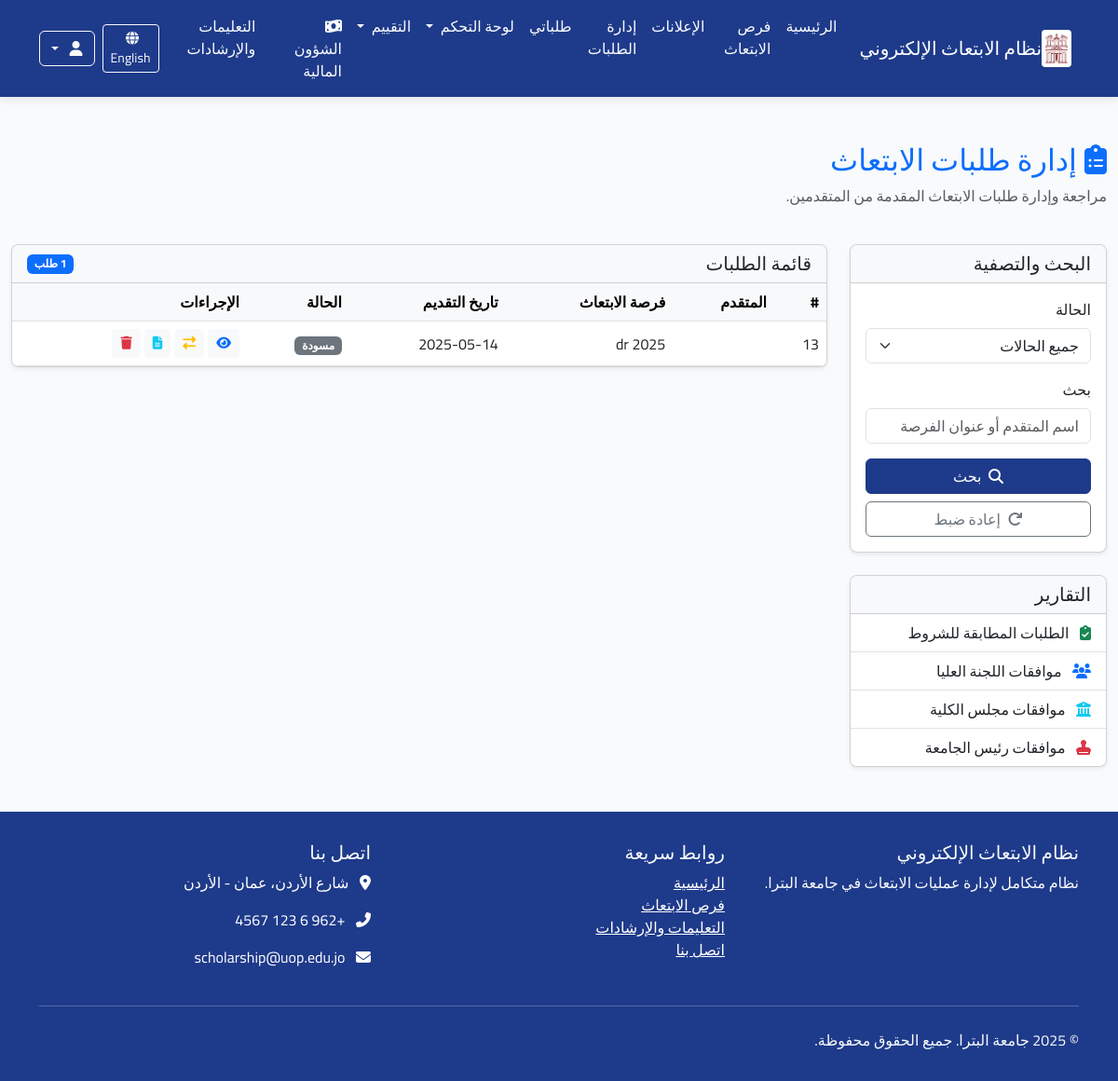
/ar/applications/ (signed in), run on an earlier commit of the app's database.
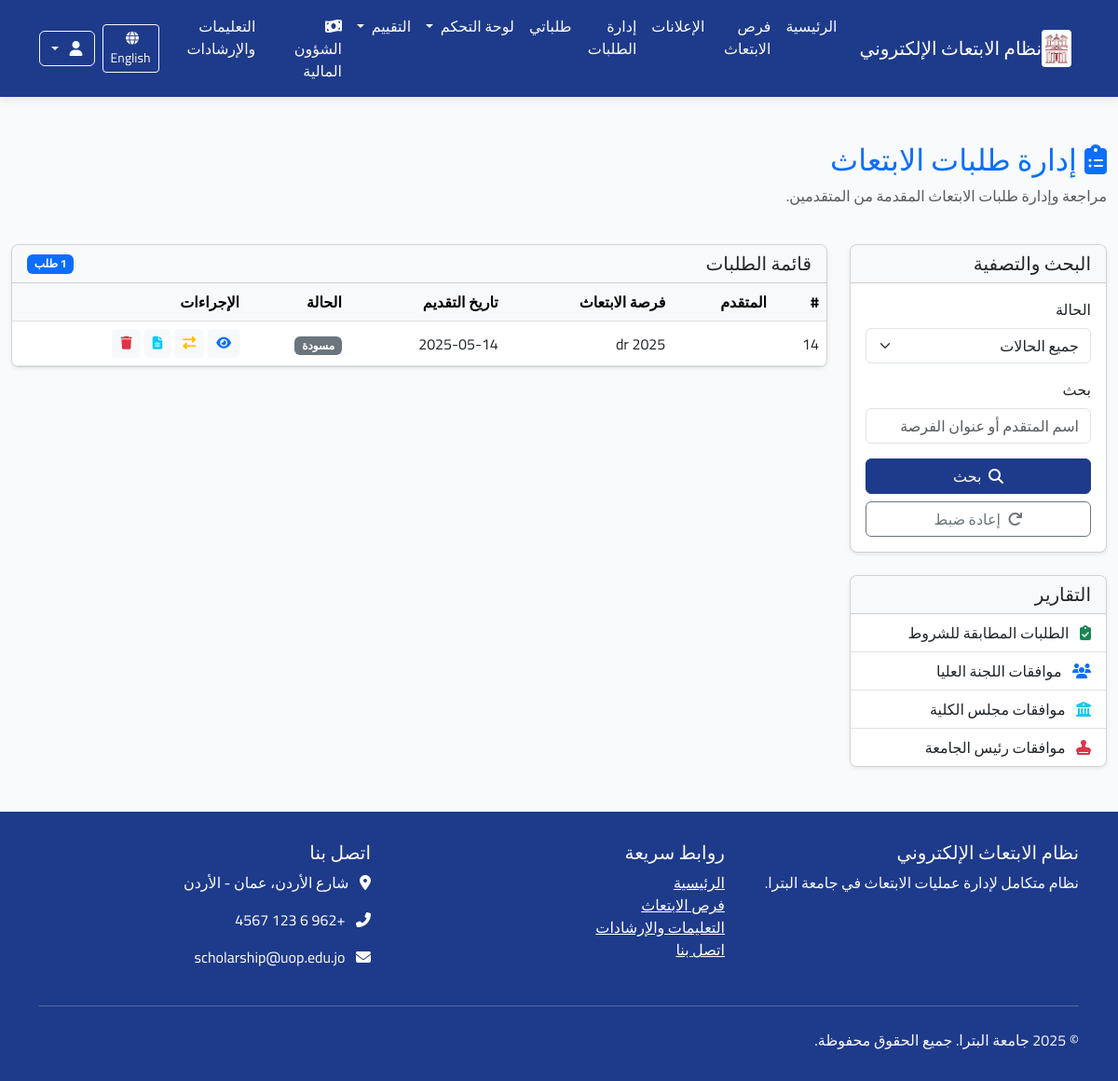
And on a later commit of the database.
### applications/models.py (models this page shows, shortened)
class Application(models.Model):
    scholarship = models.ForeignKey(Scholarship, verbose_name=_("فرصة الابتعاث"), on_delete=models.CASCADE,
                                    related_name="applications")
    applicant = models.ForeignKey(User, verbose_name=_("المتقدم"), on_delete=models.CASCADE,
                                  related_name="applications")
    status = models.ForeignKey(ApplicationStatus, verbose_name=_("حالة الطلب"), on_delete=models.PROTECT,
                               related_name="applications")
    application_date = models.DateTimeField(_("تاريخ التقديم"), auto_now_add=True)
    last_update = models.DateTimeField(_("آخر تحديث"), auto_now=True)
    motivation_letter = models.TextField(_("خطاب الدوافع"),
                                         help_text=_("اشرح لماذا تريد التقدم لهذه الفرصة وما هي أهدافك"))
    research_proposal = models.TextField(_("مقترح البحث"), blank=True, null=True,
                                         help_text=_("إذا كان الابتعاث لدراسة الدكتوراه، أرفق مقترح البحث الخاص بك"))
    comments = models.TextField(_("ملاحظات إضافية"), blank=True, null=True,
                                help_text=_("أي معلومات إضافية تود إضافتها لطلبك"))
    acceptance_letter = models.BooleanField(_("هل لديك قبول مبدئي؟"), default=False)
    acceptance_university = models.CharField(_("اسم الجامعة التي لديك قبول فيها"), max_length=200, blank=True,
                                             null=True)
    admin_notes = models.TextField(_("ملاحظات إدارية"), blank=True, null=True)
    class Meta:
        verbose_name = _("طلب ابتعاث")
        verbose_name_plural = _("طلبات الابتعاث")
        ordering = ['-application_date']
        unique_together = ['scholarship', 'applicant']

class ApplicationStatus(models.Model):
    name = models.CharField(_("اسم الحالة"), max_length=100)
    description = models.TextField(_("الوصف"), blank=True, null=True)
    order = models.PositiveSmallIntegerField(_("الترتيب"), default=0)
    requires_attachment = models.BooleanField(_("تتطلب مرفقات"), default=False)
    class Meta:
        verbose_name = _("حالة الطلب")
        verbose_name_plural = _("حالات الطلبات")
        ordering = ['order']
    def __str__(self):
        return self.name

### announcements/models.py (models this page shows, shortened)
class Scholarship(models.Model):
    STATUS_CHOICES = (
        ('draft', _('مسودة')),
        ('published', _('منشور')),
        ('closed', _('مغلق')),
    )
    title = models.CharField(_("العنوان"), max_length=200)
    scholarship_type = models.ForeignKey(ScholarshipType, verbose_name=_("نوع الابتعاث"), on_delete=models.CASCADE,
                                         related_name="scholarships")
    description = models.TextField(_("الوصف"))
    requirements = models.TextField(_("المتطلبات"))
    benefits = models.TextField(_("المميزات"), blank=True, null=True)
    countries = models.CharField(_("الدول المتاحة"), max_length=255, blank=True, null=True)
    universities = models.TextField(_("الجامعات المتاحة"), blank=True, null=True)
    deadline = models.DateTimeField(_("الموعد النهائي للتقديم"))
    publication_date = models.DateTimeField(_("تاريخ النشر"), default=timezone.now)
    status = models.CharField(_("الحالة"), max_length=20, choices=STATUS_CHOICES, default='draft')
    max_applicants = models.PositiveIntegerField(_("الحد الأقصى للمتقدمين"), default=0, help_text=_("0 يعني غير محدود"))
    eligibility_criteria = models.TextField(_("معايير الأهلية"), blank=True, null=True)
    application_process = models.TextField(_("عملية التقديم"), blank=True, null=True)
    contact_info = models.TextField(_("معلومات الاتصال"), blank=True, null=True)
    attachment = models.FileField(_("مرفق"), upload_to='scholarship_attachments/', blank=True, null=True)
    created_by = models.ForeignKey(User, verbose_name=_("تم إنشاؤه بواسطة"), on_delete=models.CASCADE,
                                   related_name="created_scholarships")
    updated_at = models.DateTimeField(_("تم التحديث في"), auto_now=True)
    class Meta:
        verbose_name = _("فرصة ابتعاث")
        verbose_name_plural = _("فرص الابتعاث")
        ordering = ['-publication_date']

### applications/views.py (the view, shortened to what this page needs)
# urls.py: path('applications/', views.admin_applications_list, name='admin_applications_list'),
@login_required
@permission_required('applications.view_application')
def admin_applications_list(request):
    status_filter = request.GET.get('status')
    search_query = request.GET.get('search', '')
    applications = Application.objects.all().order_by('-application_date')
    if status_filter:
        applications = applications.filter(status_id=status_filter)
    paginator = Paginator(applications, 10)
    page = request.GET.get('page')
    applications_page = paginator.get_page(page)
    statuses = ApplicationStatus.objects.all()
    context = {
        'applications': applications_page,
        'statuses': statuses,
        'status_filter': status_filter,
        'search_query': search_query,
    }
    return render(request, 'applications/admin_applications_list.html', context)

### core/context_processors.py (called while the page is built)
def user_role(request):
    role = 'anonymous'
    if request.user.is_authenticated:
        role = request.user.profile.role
    return {
        'user_role': role
    }

### applications/templates/applications/admin_applications_list.html (shortened to what the changed rows need)
{% extends 'base.html' %}
{% load i18n %}
{% load static %}
{% block content %}
<div class="container-fluid my-5">
    <div class="row">
        <div class="col-12 mb-4">
            <h2 class="text-primary">
                <i class="fas fa-clipboard-list me-2"></i>{% trans "إدارة طلبات الابتعاث" %}
            </h2>
        </div>
        <div class="col-md-9">
            <div class="card shadow-sm">
                <div class="card-body p-0">
                    <div class="table-responsive">
                        <table class="table table-hover align-middle mb-0">
                            <thead class="table-light">
                                <tr>
                                    <th scope="col">#</th>
                                    <th scope="col">{% trans "المتقدم" %}</th>
                                    <th scope="col">{% trans "فرصة الابتعاث" %}</th>
                                    <th scope="col">{% trans "تاريخ التقديم" %}</th>
                                    <th scope="col">{% trans "الحالة" %}</th>
                                    <th scope="col">{% trans "الإجراءات" %}</th>
                                </tr>
                            </thead>
                            <tbody>
                                {% for application in applications %}
                                <tr>
                                    <td>{{ application.id }}</td>
                                    <td>{{ application.applicant.get_full_name }}</td>
                                    <td>{{ application.scholarship.title }}</td>
                                    <td>{{ application.application_date|date:"Y-m-d" }}</td>
                                    <td>
                                        {% if application.status.order == 1 %}
                                            <span class="badge bg-secondary">{{ application.status }}</span>
                                        {% elif application.status.order == 2 %}
                                            <span class="badge bg-info">{{ application.status }}</span>
                                        {% elif application.status.order == 3 %}
                                            <span class="badge bg-success">{{ application.status }}</span>
                                        {% elif application.status.order == 4 %}
                                            <span class="badge bg-danger">{{ application.status }}</span>
                                        {% elif application.status.order == 5 %}
                                            <span class="badge bg-primary">{{ application.status }}</span>
                                        {% elif application.status.order == 6 %}
                                            <span class="badge bg-danger">{{ application.status }}</span>
                                        {% elif application.status.order == 7 %}
                                            <span class="badge bg-primary">{{ application.status }}</span>
                                        {% elif application.status.order == 8 %}
                                            <span class="badge bg-danger">{{ application.status }}</span>
                                        {% elif application.status.order == 9 %}
                                            <span class="badge bg-success">{{ application.status }}</span>
                                        {% elif application.status.order == 10 %}
                                            <span class="badge bg-danger">{{ application.status }}</span>
                                        {% else %}
                                            <span class="badge bg-secondary">{{ application.status }}</span>
                                        {% endif %}
                                    </td>
                                    <td>
                                        <div class="d-flex flex-wrap gap-1">
                                            <a href="{% url 'applications:application_detail' application.id %}" class="btn btn-sm btn-light" data-bs-toggle="tooltip" title="{% trans 'عرض التفاصيل' %}">
                                                <i class="fas fa-eye text-primary"></i>
                                            </a>
                                            {% if application.status.order == 2 %}
                                            <a href="{% url 'applications:check_requirements' application.id %}" class="btn btn-sm btn-light" data-bs-toggle="tooltip" title="{% trans 'مطابقة الشروط' %}">
                                                <i class="fas fa-clipboard-check text-success"></i>
                                            </a>
                                            {% elif application.status.order == 3 %}
                                            <a href="{% url 'applications:higher_committee_approval' application.id %}" class="btn btn-sm btn-light" data-bs-toggle="tooltip" title="{% trans 'موافقة اللجنة العليا' %}">
                                                <i class="fas fa-users text-primary"></i>
                                            </a>
                                            {% elif application.status.order == 5 %}
                                            <a href="{% url 'applications:faculty_council_approval' application.id %}" class="btn btn-sm btn-light" data-bs-toggle="tooltip" title="{% trans 'موافقة مجلس الكلية' %}">
                                                <i class="fas fa-university text-info"></i>
                                            </a>
                                            {% elif application.status.order == 7 %}
                                            <a href="{% url 'applications:president_approval' application.id %}" class="btn btn-sm btn-light" data-bs-toggle="tooltip" title="{% trans 'موافقة رئيس الجامعة' %}">
                                                <i class="fas fa-stamp text-danger"></i>
                                            </a>
                                            {% else %}
                                            <a href="{% url 'applications:change_status' application.id %}" class="btn btn-sm btn-light" data-bs-toggle="tooltip" title="{% trans 'تغيير الحالة' %}">
                                                <i class="fas fa-exchange-alt text-warning"></i>
                                            </a>
                                            {% endif %}
                                            <a href="{% url 'applications:application_full_report' application.id %}" class="btn btn-sm btn-light" data-bs-toggle="tooltip" title="{% trans 'تقرير كامل' %}">
                                                <i class="fas fa-file-alt text-info"></i>
                                            </a>
                                            <a href="{% url 'applications:delete_application' application.id %}" class="btn btn-sm btn-light" data-bs-toggle="tooltip" title="{% trans 'حذف الطلب' %}">
                                                <i class="fas fa-trash text-danger"></i>
                                            </a>
                                        </div>
                                    </td>
                                </tr>
                                {% endfor %}
                            </tbody>
                        </table>
                    </div>
                </div>
            </div>
        </div>
    </div>
</div>
{% endblock %}

What changed in the data, as far as the page shows it:
removed Application: id "13", scholarship "dr 2025", application_date "2025-05-14", status "مسودة"
added Application: id "14", scholarship "dr 2025", application_date "2025-05-14", status "مسودة"
